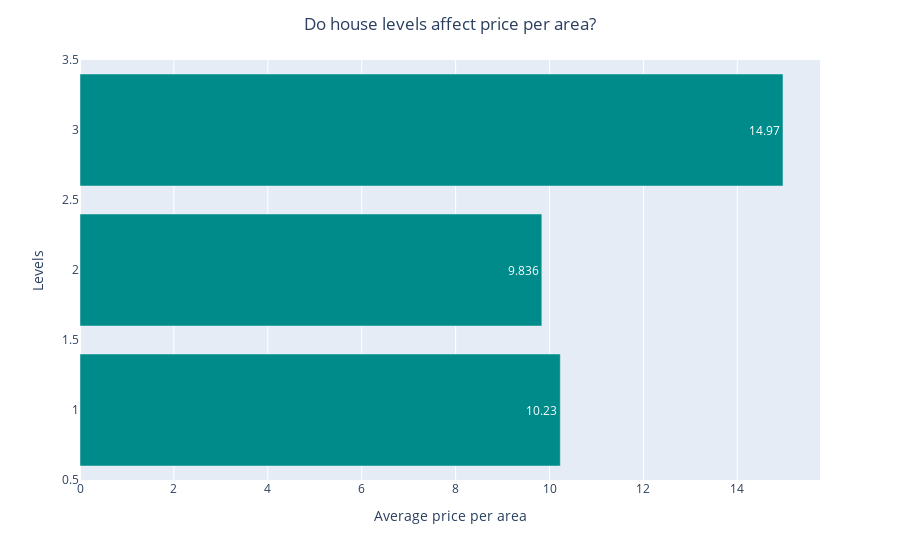

Notebook source saved alongside this figure:
### Code cell
df = df_full[(df_full['extraction_date'] == "2023-06-05") & (df_full['level_length'] > 0)].groupby('level_length').aggregate({'price_per_area': ['mean', 'count']}).reset_index()
df.columns = ['level_length', 'price_per_area', 'count']
fig_level_length = px.bar(df, x='price_per_area', y='level_length', orientation='h', hover_data='count')

fig_level_length.update_traces(marker_color='darkcyan')
fig_level_length.update_traces(text=df['price_per_area'], textposition='auto', texttemplate='%{text:.4s}')
fig_level_length.update_layout(
    xaxis_title='Average price per area',
    yaxis_title='Levels',
    title='Do house levels affect price per area?',
    title_x=0.5
)

fig_level_length.show()

### Figure 1 — Plotly figure (JSON) as saved in the notebook; plotly's stock layout.template omitted (floating-point values rounded to 4 significant figures)
{"data": [{"alignmentgroup": "True", "customdata": [[5319], [94], [3]], "hovertemplate": "price_per_area=%{x}<br>level_length=%{y}<br>count=%{customdata[0]}<extra></extra>", "legendgroup": "", "marker": {"color": "darkcyan", "pattern": {"shape": ""}}, "name": "", "offsetgroup": "", "orientation": "h", "showlegend": false, "text": [10.23, 9.836, 14.97], "textposition": "auto", "texttemplate": "%{text:.4s}", "type": "bar", "x": [10.23, 9.836, 14.97], "xaxis": "x", "y": [1, 2, 3], "yaxis": "y"}], "layout": {"barmode": "relative", "legend": {"tracegroupgap": 0}, "margin": {"t": 60}, "title": {"text": "Do house levels affect price per area?", "x": 0.5}, "xaxis": {"anchor": "y", "domain": [0, 1], "title": {"text": "Average price per area"}}, "yaxis": {"anchor": "x", "domain": [0, 1], "title": {"text": "Levels"}}}}
